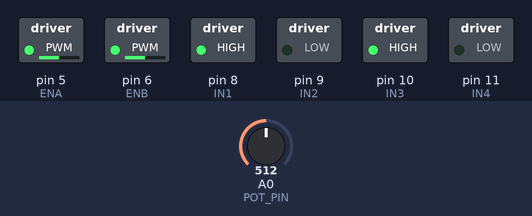
A sketch run on a simulated Arduino Uno, built with avr-gcc and run on an emulated ATmega328P. Parts: switched loads named in the sketch (green lamp = pin HIGH). The inputs (shaded band) are chosen by the test bench; at power-on: A0 (POT_PIN) = 512.

Above: at 1.2 s.
1.3 s: A0 (POT_PIN) set to 716
At 1.9 s:
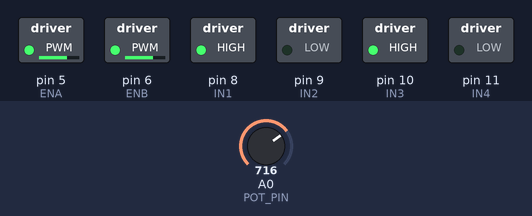
2.8 s: A0 (POT_PIN) set to 900
At 3.3 s:
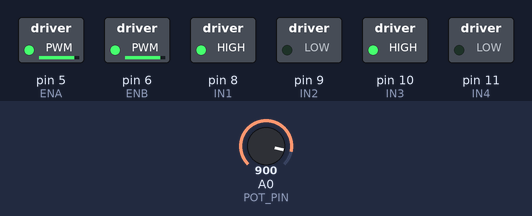
4.3 s: A0 (POT_PIN) set to 122
At 5.5 s:
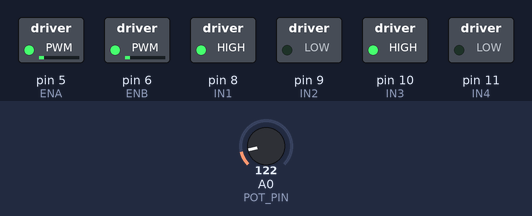
5.8 s: A0 (POT_PIN) set to 0
At 6.5 s:
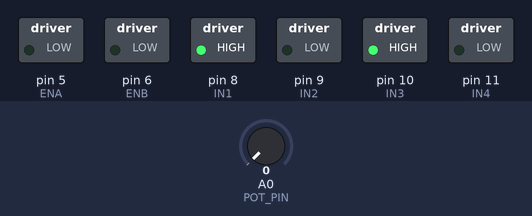
7.3 s: A0 (POT_PIN) set to 511
At 7.9 s:
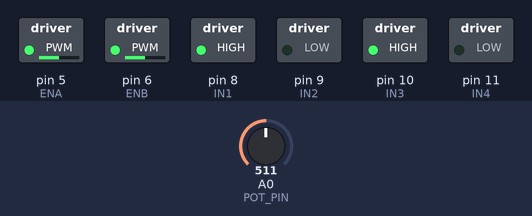
Timing chart, 0 to 9.8 s (numbered marks = the images above; inputs shaded):
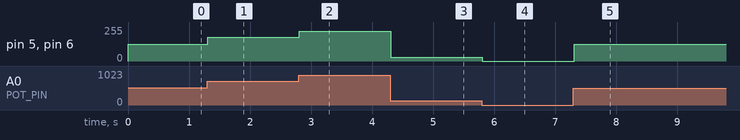

Measured:
- after the input at 1.3 s, pin 5 (ENA), pin 6 (ENB): 127/255 → 178/255 at once
- after the input at 2.8 s, pin 5 (ENA), pin 6 (ENB): 178/255 → 224/255 at once
- after the input at 4.3 s, pin 5 (ENA), pin 6 (ENB): 224/255 → 30/255 at once
- after the input at 5.8 s, pin 5 (ENA), pin 6 (ENB): 30/255 → 0/255 at once
- after the input at 7.3 s, pin 5 (ENA), pin 6 (ENB): 0/255 → 127/255 at once

The sketch:

sketch_jul4a.ino
```cpp
// Define the motor control pins
const int ENA = 5;  // PWM pin for Motor A
const int IN1 = 8;  // Control pin 1 for Motor A
const int IN2 = 9;  // Control pin 2 for Motor A

const int ENB = 6;  // PWM pin for Motor B
const int IN3 = 10; // Control pin 1 for Motor B
const int IN4 = 11; // Control pin 2 for Motor B

const int POT_PIN = A0;  // Analog pin for potentiometer

void setup() {
  // Set all the motor control pins to outputs
  pinMode(ENA, OUTPUT);
  pinMode(IN1, OUTPUT);
  pinMode(IN2, OUTPUT);

  pinMode(ENB, OUTPUT);
  pinMode(IN3, OUTPUT);
  pinMode(IN4, OUTPUT);

  // Set initial direction for motors
  digitalWrite(IN1, HIGH);
  digitalWrite(IN2, LOW);
  digitalWrite(IN3, HIGH);
  digitalWrite(IN4, LOW);
}

void loop() {
  // Read the potentiometer value
  int potValue = analogRead(POT_PIN);

  // Map the potentiometer value to a PWM value (0-255)
  int speed = map(potValue, 0, 1023, 0, 255);

  // Control Motor A speed
  analogWrite(ENA, speed);

  // Control Motor B speed
  analogWrite(ENB, speed);

  // Add a small delay to stabilize the reading
  delay(10);
}
```
